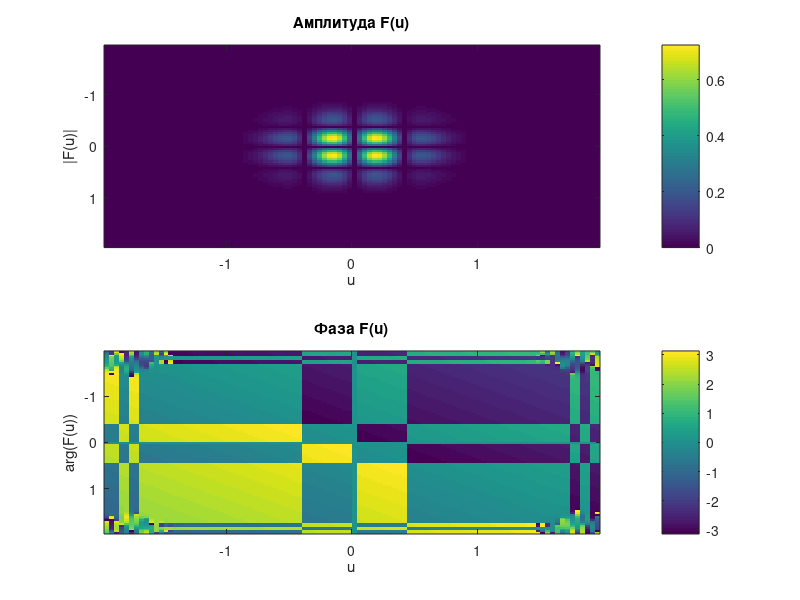

MATLAB code for this plot:
% Для аналитики применить не финитное
% преобразование. Использовать свойства
% преобразования Фурье.
% Параметры
N = 100; % Размерность вектора f
M = 256; % Размерность после дополнения нулями
a = 5;
hx = 2 * a / N; % Шаг по x
input_field = @(x, y) x.^3 .* exp(-x.^2) .* y.^3 .* exp(-y.^2);
% input_field = @(x, y) exp(-x.^2 - y.^2);

% Шаг 1: Дискретизация входной функции f(x)
x = linspace(-a, a, N);
y = linspace(-a, a, N);
[X, Y] = meshgrid(x, y);
f = input_field(X, Y);

F = zeros(N);


% По строкам
for i = 1:N
	% Шаг 2: Дополнение вектора f нулями до размерности M
	f_padded = [zeros(1, (M-N)/2), f(i, :), zeros(1, (M-N)/2)];

	% Шаг 3: Разбить вектор f на две половины и поменять их местами
	f_swapped = [f_padded((M/2+1):end), f_padded(1:(M/2))];

	% Шаг 4: Выполнить БПФ от f и умножить результат на шаг hx
	F_swapped = fft(f_swapped) * hx;

	% Шаг 5: Разбить вектор F на две половины и поменять их местами
	F_padded = [F_swapped((M/2+1):end), F_swapped(1:(M/2))];

	% Шаг 6: «Вырезать» центральную часть вектора F, оставив центральные N элементов
	F(i, :) = F_padded((M/2-N/2+1):(M/2+N/2));

end

% По строкам
for j = 1:N

	% Шаг 2: Дополнение вектора f нулями до размерности M
	f_padded = [zeros(1, (M-N)/2), F(:, j)', zeros(1, (M-N)/2)];

	% Шаг 3: Разбить вектор f на две половины и поменять их местами
	f_swapped = [f_padded((M/2+1):end), f_padded(1:(M/2))];

	% Шаг 4: Выполнить БПФ от f и умножить результат на шаг hx
	F_swapped = fft(f_swapped) * hx;

	% Шаг 5: Разбить вектор F на две половины и поменять их местами
	F_padded = [F_swapped(:, (M/2+1):end), F_swapped(:, 1:(M/2))];

	% Шаг 6: «Вырезать» центральную часть вектора F, оставив центральные N элементов
	F(:, j) = F_padded(:, (M/2-N/2+1):(M/2+N/2))';

end

% Шаг 7: Пересчитать область задания функции Fa(u) по формуле (7)
b = N^2 / (4 * a * M);
u = linspace(-b, b, N);

% Вывод результатов
figure;
subplot(2,1,1);
imagesc(u, u, abs(F));
title('Амплитуда F(u)');
xlabel('u');
ylabel('|F(u)|');
colorbar;

subplot(2,1,2);
imagesc(u, u, angle(F));
title('Фаза F(u)');
xlabel('u');
ylabel('arg(F(u))');
colorbar;

